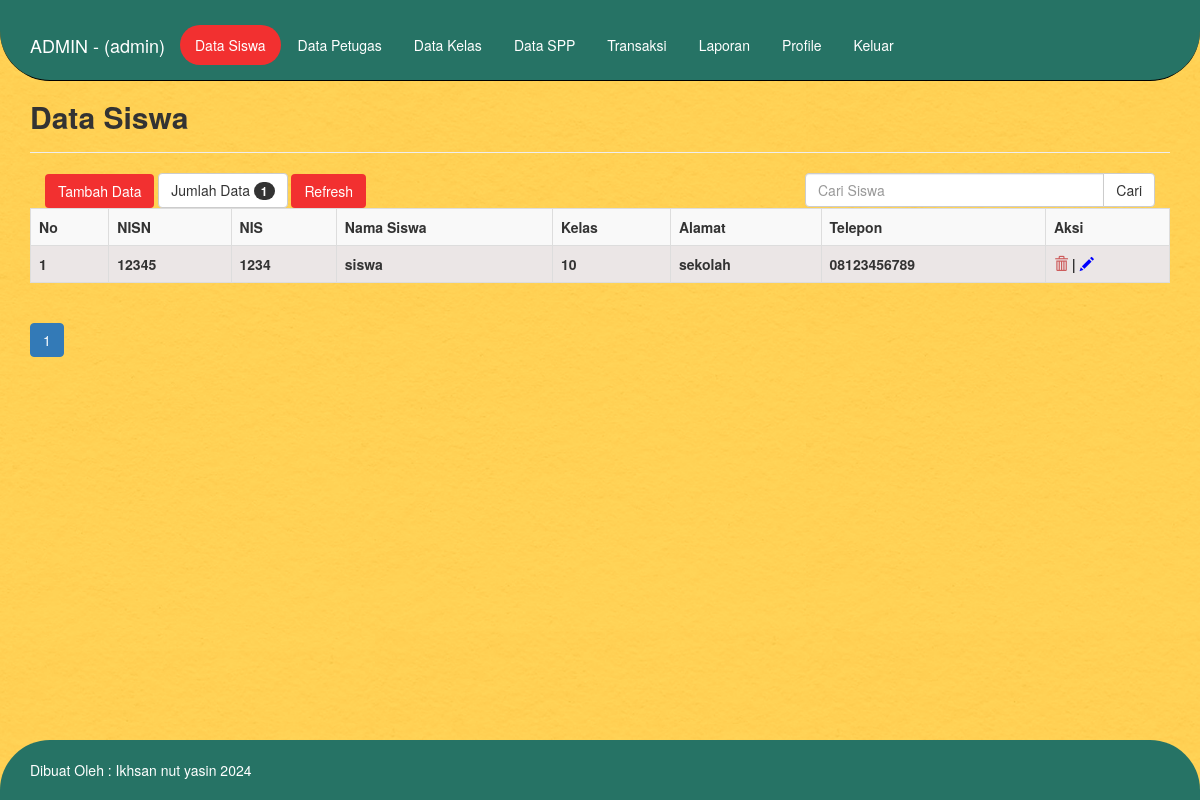
/app/admin/tampil_siswa.php (signed in), run on the app's committed database.
### tables this page shows
CREATE TABLE `tb_petugas` (
  `id_petugas` int(11) NOT NULL,
  `username` varchar(35) NOT NULL,
  `password` varchar(50) NOT NULL,
  `nama_petugas` varchar(35) NOT NULL,
  `alamat` varchar(100) NOT NULL,
  `telepon` varchar(15) NOT NULL,
  `level` enum('admin','petugas') NOT NULL
);

CREATE TABLE `tb_siswa` (
  `nisn` char(10) NOT NULL,
  `nis` char(8) NOT NULL,
  `nama` varchar(35) NOT NULL,
  `id_kelas` int(11) NOT NULL,
  `alamat` text NOT NULL,
  `no_hp` varchar(13) NOT NULL,
  `id_spp` int(11) NOT NULL
);

CREATE TABLE `tb_kelas` (
  `id_kelas` int(11) NOT NULL,
  `nama_kelas` varchar(10) NOT NULL,
  `kompetensi_keahlian` varchar(50) NOT NULL
);

### app/admin/tampil_siswa.php (the view, shortened to what this page needs)
<?php
    include "../inc/koneksi.php";
    $qprofil = mysqli_query($konek, "SELECT * FROM tb_petugas WHERE id_petugas='$_SESSION[id]'");
    $profil = mysqli_fetch_array($qprofil);
?>
<!DOCTYPE html>
<html lang="en">
<head>
    <link href="./../assets/css/bootstrap.min.css" rel="stylesheet">
    <link href="./../assets/style.css" rel="stylesheet">
</head>
<body>
     <nav class="navbar navbar-default navbar-fixed-top" style="border-radius: 0px 0px 50px 50px; border-color: black; background-color:  #267365;">
      <div class="container">
        <div class="navbar-header" style="margin-top: 20px;">
          <a class="navbar-brand" href="./" style="color: white;">ADMIN - (<?php echo $profil['nama_petugas']; ?>)</a>
        </div>
        <div style="margin-top: 25px; margin-bottom: 10px;">
         <ul class="nav nav-pills" role="tablist">
            <li role="presentation" class="" style="background-color: #F23030; border-radius: 50px;"><a href="tampil_siswa.php">Data Siswa</a></li>
            <li role="presentation"><a href="tampil_petugas.php">Data Petugas</a></li>
            <li role="presentation"><a href="tampil_kelas.php">Data Kelas</a></li>
            <li role="presentation"><a href="tampil_spp.php">Data SPP</a></li>
            <li role="presentation"><a href="transaksi.php">Transaksi</a></li>
            <li role="presentation"><a href="laporan.php">Laporan</a></li>
            <li role="presentation"><a href="profile.php">Profile</a></li>
            <li role="presentation"><a href="../inc/logout.php">Keluar</a></li>
      </ul>
        </div>
      </div>
    </nav>
    <div class="container">
        <div class="page-header">
            <h3 style="font-weight: bold; font-size: 30px;">Data Siswa</h3>
        </div>
        <div class="col-md-8">
          <?php
                $qjumlah = mysqli_query($konek, "SELECT * FROM tb_siswa");
                $jumlah = mysqli_num_rows($qjumlah);
            ?>
          <a class="btn" style="background-color:  #F23030;" href="tambah_siswa.php">Tambah Data</a>
          <button class="btn btn-md btn-default">Jumlah Data <span class="badge"><?php echo $jumlah; ?></span></button>
          <a href="?menu=data_pegawai" class="btn btn-md" style="background-color:  #F23030">Refresh</a>
        </div>
        <div class="col-md-4">
          <form method="post">
                <div class="input-group">
                    <input name="inputan" type="text" class="form-control" placeholder="Cari Siswa">
                    <span class="input-group-btn">
                        <input name="cari" class="btn btn-default" value="Cari" type="submit">
                    </span>
                </div>
          </form>
        </div>
        <table class="table table-bordered table-striped" style="background-color: #ebe6e6;">
            <tr>
                <th>No</th>
                <th>NISN</th>
                <th>NIS</th>
                <th>Nama Siswa</th>
                <th>Kelas</th>
                <th>Alamat</th>
                <th>Telepon</th>
                <th>Aksi</th>
            </tr>
<?php
            $batas = 5;
            $hal = ceil($jumlah / $batas);
            $page = (isset($_GET['hal'])) ? $_GET['hal']:1;
            $posisi = ($page - 1) * $batas;
            $no = 1 + $posisi;
            $inputan = isset($_POST['inputan']) ? $_POST['inputan'] : '';
if (isset($_POST['cari'])) {
    if ($inputan == "") {
        $q = mysqli_query($konek, "SELECT tb_siswa.*, tb_kelas.*
        FROM tb_siswa
        INNER JOIN tb_kelas ON tb_kelas.id_kelas = tb_siswa.id_kelas
        ORDER BY tb_kelas.nama_kelas, tb_kelas.kompetensi_keahlian
        LIMIT $posisi, $batas");
    } else {
        $q = mysqli_query($konek, "SELECT tb_siswa.*, tb_kelas.*
        FROM tb_siswa
        INNER JOIN tb_kelas ON tb_kelas.id_kelas = tb_siswa.id_kelas
        WHERE tb_siswa.nama LIKE '%$inputan%'
        ORDER BY tb_kelas.nama_kelas, tb_kelas.kompetensi_keahlian
        LIMIT $posisi, $batas");
    }
} else {
    $q = mysqli_query($konek, "SELECT tb_siswa.*, tb_kelas.*
    FROM tb_siswa
    INNER JOIN tb_kelas ON tb_kelas.id_kelas = tb_siswa.id_kelas
    ORDER BY tb_kelas.nama_kelas, tb_kelas.kompetensi_keahlian
    LIMIT $posisi, $batas");
}
                $cek = mysqli_num_rows($q);
                if($cek < 1){
                    ?>
                    <tr>
                        <td colspan="7">
                            <center>
                                Data tidak tersedia !
                                <p href="" class="btn btn-sm btn-success"><span class="glyphicon glyphicon-refresh"></span></a>
                            </center>
                        </td>
                    </tr>
                    <?php
                }
                else{
            while($data = mysqli_fetch_array($q)){
        ?>
            <tr>
                <td><?php echo $no++; ?></td>
                <td><?php echo $data['nisn']; ?></td>
                <td><?php echo $data['nis']; ?></td>
                <td><?php echo $data['nama']; ?></td>
                <td><?php echo $data['nama_kelas']; ?></td>
                <td><?php echo $data['alamat']; ?></td>
                <td><?php echo $data['no_hp']; ?></td>
                <td>
                    <a onclick="return confirm('Menghapus data siswa juga mengahapus transaksi?')" title="Hapus" href="hapus_siswa.php?id=<?php echo $d['nisn']; ?>"><span class="glyphicon glyphicon-trash" aria-hidden="true" style="color: indianred;"></span></a> |
                    <a title="Edit" href="edit_siswa.php?id=<?php echo $data['nisn']; ?>"><span class="glyphicon glyphicon-pencil" aria-hidden="true" style="color: blue;"></span></a>
                </td>
            </tr>
            <?php
                    }
                }
            ?>
        </table>
        <nav>
            <ul class="pagination">
                <?php
                    for ($i=1; $i <= $hal ; $i++) {
                        ?>
                        <li <?php if ($page==$i) {
                            echo "class='active'";
                        } ?>><a href="?menu=data_pegawai&hal=<?php echo $i; ?>"><?php echo $i; ?></a></li>
                        <?php
                    }
                ?>
            </ul>
        </nav>
    </div>
<?php include "footer.php"; ?>

### app/assets/style.css (style rules this page uses)
html { position: relative; min-height: 100%; }
body { margin-bottom: 60px; }
body > .container { padding: 60px 15px 0; }

### app/admin/tampil_siswa.php (style rules this page uses)
body { background-image: url(../assets/img/bg-1.jpg); background-size: cover; }
a { color: white; }
td { font-weight: bold; }

### data on the page
tb_petugas: nama_petugas "admin"
tb_siswa: nisn "12345", nis "1234", nama "siswa", id_kelas.nama_kelas "10", alamat "sekolah", no_hp "08123456789"

### other printed values
$jumlah "1"
